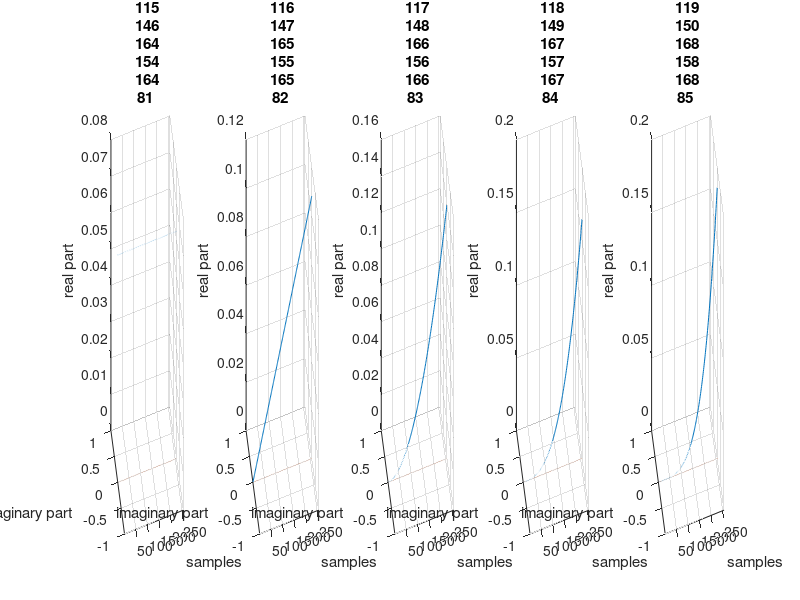

This figure's MATLAB source:
N = 256;
Q = 2;
BEM.type_str = ["CE-BEM" "GCE-BEM" "P-BEM"];
BEM.type = 3;

U = zeros(N, 2*Q+1);
switch(BEM.type)
    case(1)
        Q_range = -Q:1:Q;
        time_range = 0:N-1;
        base_freq = exp(2*pi*1j*Q_range./N);
        for t = time_range
            U(t+1,:) = base_freq.^t;
        end
    case(2)
        Q_range = -Q:1:Q;
        time_range = 0:N-1;
        base_freq = exp(2*pi*1j*Q_range./(N*2));
        for t = time_range
            U(t+1,:) = base_freq.^t;
        end
    case(3)
        Q_range = 0:1:2*Q;
        time_range = 0:N-1;
        for q = Q_range
            U(:,q+1) = time_range.^q;
            U(:,q+1) = U(:,q+1)/norm(U(:,q+1));
        end
end

figure;
subplot(2*Q+1,1,1);
for ii = 1:2*Q+1
    subplot(1,2*Q+1,ii);
    plot3([1:N],zeros(1,N),real(U(:,ii)));
    hold on;
    plot3([1:N],imag(U(:,ii)),zeros(1,N));
    grid;
    xlim([1 N]);
    xlabel("samples");
    ylabel("imaginary part");
    zlabel("real part");
    title("Basis "+ num2str(ii));
    view(-13,20);
end